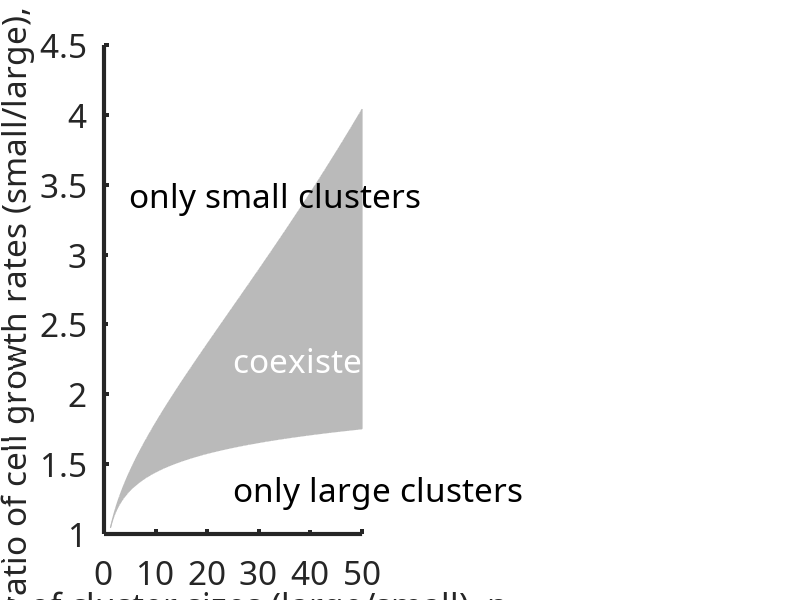

MATLAB code to generate this figure: (Note: this script raises an error after producing the figure.)
clear;close all

% Colors
grey=[186,186,186]/255 ;
settling=[127,205,187]/255;
combined=[65,182,196]/255;
growth=[34,94,168]/255;

subplot(1,2,1)
% Parameters
dn=.25; % step size for n_r ratio
nrvect=[1+dn:dn:50]'; % vector of n_r ratios
X=32; % fold change for population growth

% Boundarys for lambda_r
bounddown=log(nrvect)/log(X)*(2/3)+1; % lower boundary for l_r
boundup=log(X)./(log(X)-2/3*log(nrvect)); % upper boundary for l_r

% Plot coexistence zone
blue=[55 126 184]/255; % color
vect1=[nrvect;nrvect(end:-1:1);nrvect(1)]; % horizontal data for fill command
vect2=[boundup;bounddown(end:-1:1);boundup(1)]; % vertical data for fill command
fill(vect1,vect2,grey,'EdgeColor',grey) % creates a coexistence boundary for lambda_r


set(gca,'FontName','Avenir','LineWidth',3,'FontSize',24)
xlabel('ratio of cluster sizes (large/small), n_r','FontSize',24,'FontName','Avenir')
ylabel('ratio of cell growth rates (small/large), \lambda_r','FontSize',24,'FontName','Avenir')
text(25,2.25,'coexistence','FontSize',24,'FontName','Avenir','Color',[1 1 1])
box off
text(5,3.4,'only small clusters','FontSize',24,'FontName','Avenir')
text(25,1.3,'only large clusters','FontSize',24,'FontName','Avenir')    
    

%% Code to evaluate numerically the value of the steady state for p_i

% large wins
numround=10000; % maximum number of rounds
nr=25; % n_r
lr=1.3; % lamdba_r
initial_p=.01; % some small number between 0 and 1, close to 0
curp=compute_competition_tol(initial_p,nr,lr,X,numround);
tol=1e-6; % tolerance
if curp>1-tol
    'only large'
elseif curp<tol
    'only small'
else
    'coexistence'
end

% small wins
numround=10000; % maximum number of rounds
nr=5; % n_r
lr=3; % lamdba_r
initial_p=.01; % some small number between 0 and 1, close to 0
curp=compute_competition_tol(initial_p,nr,lr,X,numround);
tol=1e-6; % tolerance
if curp>1-tol
    'only large'
elseif curp<tol
    'only small'
else
    'coexistence'
end

% coexistence
numround=10000; % maximum number of rounds
nr=32; % n_r
lr=2; % lamdba_r
initial_p=.01; % some small number between 0 and 1, close to 0
curp=compute_competition_tol(initial_p,nr,lr,X,numround);
tol=1e-6; % tolerance
if curp>1-tol
    'only large'
elseif curp<tol
    'only small'
else
    'coexistence'
end


% check either side of boundary
numround=10000; % maximum number of rounds
initial_p=.01; % some small number between 0 and 1, close to 0
nr=nrvect(end);
lr=boundup(end)+.01;
curp=compute_competition_tol(initial_p,nr,lr,X,numround);
tol=1e-6; % tolerance
if curp>1-tol
    'only large'
elseif curp<tol
    'only small'
else
    'coexistence'
end
lr=boundup(end)-.01;
curp=compute_competition_tol(initial_p,nr,lr,X,numround);
tol=1e-6; % tolerance
if curp>1-tol
    'only large'
elseif curp<tol
    'only small'
else
    'coexistence'
end

    

% check either side of other boundary
numround=10000; % maximum number of rounds
initial_p=.01; % some small number between 0 and 1, close to 0
nr=nrvect(end);
lr=bounddown(end)+.01;
curp=compute_competition_tol(initial_p,nr,lr,X,numround);
tol=1e-6; % tolerance
if curp>1-tol
    'only large'
elseif curp<tol
    'only small'
else
    'coexistence'
end
lr=bounddown(end)-.01;
curp=compute_competition_tol(initial_p,nr,lr,X,numround);
tol=1e-6; % tolerance
if curp>1-tol
    'only large'
elseif curp<tol
    'only small'
else
    'coexistence'
end


%% panel b
subplot(1,2,2)

lr=2;
nr=32;
X=32;
pi=.1;

fun=@(z) ((1-pi*nr/(1+pi*nr-pi))*z.^lr+pi*nr*z/(1+pi*nr-pi)-X)^2;
x=2;
pis=[0:.01:1];
fun2=@(z,pi) ((1-pi*nr/(1+pi*nr-pi))*z.^lr+pi*nr*z/(1+pi*nr-pi)-X)^2;

for i1=1:length(pis);
pi=pis(i1);
[x,y]=fminsearch(@(t) fun2(t,pi),2);
val(i1)=x;
end

s1=log(val.^(1-lr));
s2=log(nr^(2/3));

st=s1+s2;
colors=[228 26 28;55 126 184;77 175 74;152 78 163]/255;


ax1=plot(pis,s1,'Color',growth,'LineWidth',3);
hold on;
ax2=plot(pis,s2*ones(size(pis)),'Color',settling,'LineWidth',3);
hold on;
ax3=plot(pis,st,'Color',combined,'LineWidth',3);

set(gca,'LineWidth',3,'FontSize',24, 'FontName','Avenir')
xlabel('frequency of large clusters','FontSize',24,'FontName','Avenir')
ylabel('selection coefficient','FontSize',24,'FontName','Avenir')
hold on
plot(pis, zeros(size(pis)),':','Color',[.5 .5 .5],'LineWidth',2)
k=find(st<0,1);
if st(k-1)>0
hold on;
h=scatter((pis(k)+pis(k-1))/2,0,100)
h.MarkerFaceColor=[0 0 0];
end
text(.4,1.85,'settling','FontSize',24,'FontName','Avenir','Color',settling)
text(.2,-2,'growth','FontSize',24,'FontName','Avenir','Color',growth)
text(.65,-.4,'combined','FontSize',24,'FontName','Avenir','Color',combined)
ylim([-4 2.5])
box off

%% Save figure

set(gcf, 'color', 'none');    
orient(gcf,'landscape')
set(gcf,'Position',[100 100 1400 500])
exportgraphics(gcf,'fig3.pdf',...   
    'ContentType','vector',...
    'BackgroundColor','none')



